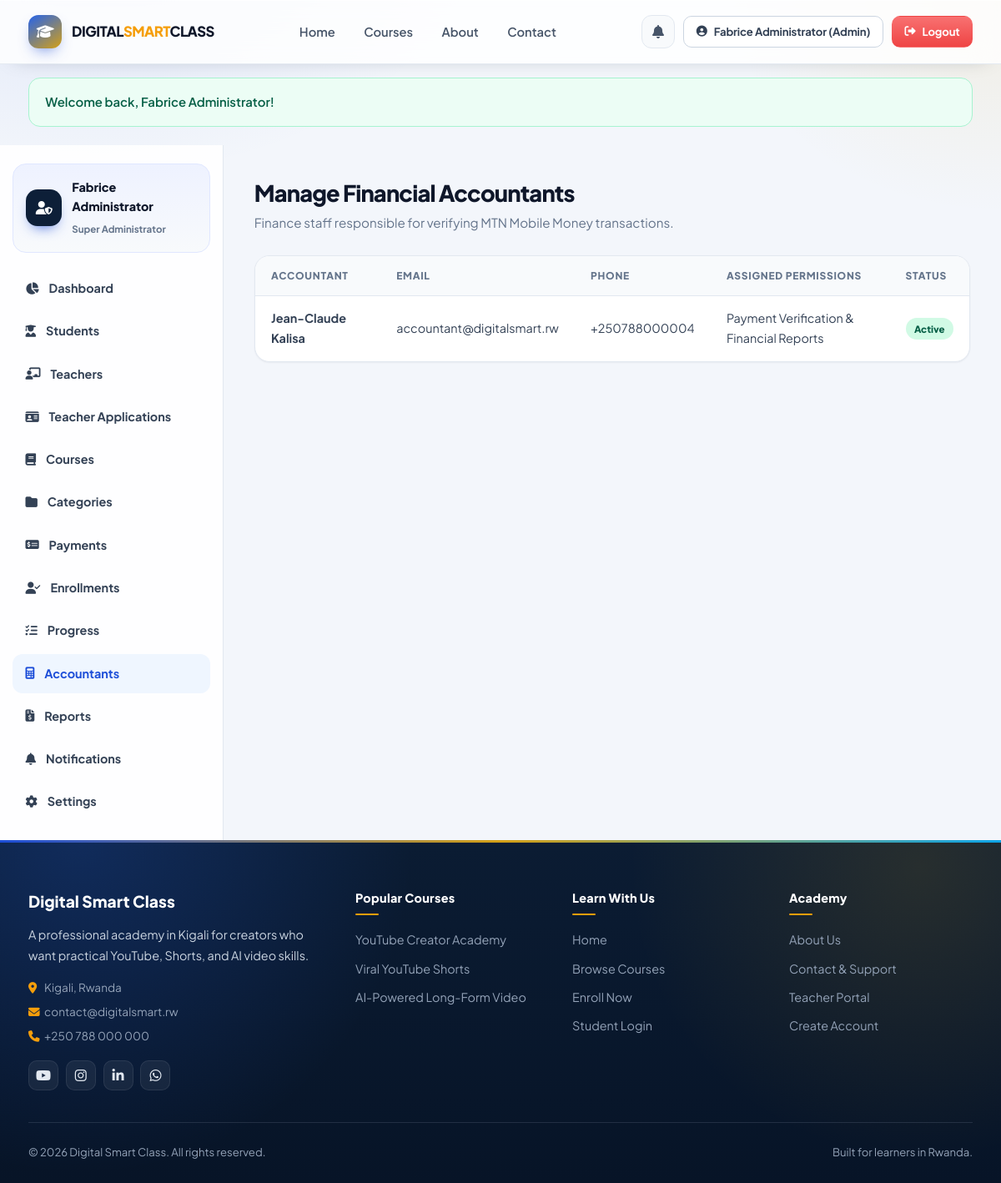
Page /admin/accountants.php (signed in) on the committed database.
### tables this page shows
CREATE TABLE IF NOT EXISTS `users` (
    `id` INT AUTO_INCREMENT PRIMARY KEY,
    `role_id` INT NOT NULL DEFAULT 3,
    `full_name` VARCHAR(120) NOT NULL,
    `email` VARCHAR(120) NOT NULL UNIQUE,
    `phone` VARCHAR(30) NULL,
    `password` VARCHAR(255) NOT NULL,
    `avatar` VARCHAR(255) DEFAULT 'assets/images/default-avatar.png',
    `qualification` VARCHAR(200) NULL,
    `experience` VARCHAR(100) NULL,
    `address` VARCHAR(255) NULL,
    `status` ENUM('active', 'inactive', 'suspended', 'pending') DEFAULT 'active',
    `created_at` TIMESTAMP DEFAULT CURRENT_TIMESTAMP,
    `updated_at` TIMESTAMP DEFAULT CURRENT_TIMESTAMP ON UPDATE CURRENT_TIMESTAMP,
    FOREIGN KEY (`role_id`) REFERENCES `roles`(`id`) ON DELETE CASCADE
);

### includes/auth.php (called while the page is built, shortened)
<?php
function is_logged_in() {
    return isset($_SESSION['user_id']) && !empty($_SESSION['user_id']);
}
function current_user() {
    return [
        'id'        => $_SESSION['user_id'],
        'role'      => $_SESSION['user_role'] ?? 'student',
        'role_id'   => $_SESSION['user_role_id'] ?? 3,
        'full_name' => $_SESSION['user_name'] ?? 'User',
        'email'     => $_SESSION['user_email'] ?? '',
    ];
}

### config/database.php (called while the page is built, shortened)
<?php
function site_url($path = '') {
    $protocol = (!empty($_SERVER['HTTPS']) && $_SERVER['HTTPS'] !== 'off') ? "https://" : "http://";
    $host = $_SERVER['HTTP_HOST'] ?? 'localhost';
    $scriptDir = str_replace('\\', '/', dirname($_SERVER['SCRIPT_NAME']));
    $baseDir = preg_replace('/(\/(student|teacher|admin|accountant|config|includes|assets))$/', '', $scriptDir);
    $baseDir = rtrim($baseDir, '/');
    return $protocol . $host . $baseDir . '/' . ltrim($path, '/');
}

### admin/accountants.php (the view, shortened to what this page needs)
<?php
require_once __DIR__ . '/../includes/admin-auth.php';
$user = current_user();
$accountants = [];
if ($db_connected && $pdo) {
    try {
        $stmt = $pdo->query("SELECT * FROM users WHERE role_id = 4 ORDER BY id ASC");
        $accountants = $stmt->fetchAll();
    } catch (PDOException $e) {
        $accountants = [];
    }
}
require_once __DIR__ . '/../includes/header.php';
?>
<div class="dashboard-layout">
    <aside class="sidebar">
        <div class="sidebar-user">
            <div class="sidebar-user-avatar" style="background: var(--dark-surface);"><i class="fas fa-user-shield"></i></div>
            <div class="sidebar-user-info">
                <h5><?= e($user['full_name']); ?></h5>
                <span>Super Administrator</span>
            </div>
        </div>
        <ul class="sidebar-menu">
            <li class="sidebar-item"><a href="<?= site_url('admin/dashboard.php'); ?>"><i class="fas fa-chart-pie"></i> Dashboard</a></li>
            <li class="sidebar-item"><a href="<?= site_url('admin/students.php'); ?>"><i class="fas fa-user-graduate"></i> Students</a></li>
            <li class="sidebar-item"><a href="<?= site_url('admin/teachers.php'); ?>"><i class="fas fa-chalkboard-teacher"></i> Teachers</a></li>
            <li class="sidebar-item"><a href="<?= site_url('admin/teacher-applications.php'); ?>"><i class="fas fa-id-card"></i> Teacher Applications</a></li>
            <li class="sidebar-item"><a href="<?= site_url('admin/courses.php'); ?>"><i class="fas fa-book"></i> Courses</a></li>
            <li class="sidebar-item"><a href="<?= site_url('admin/categories.php'); ?>"><i class="fas fa-folder"></i> Categories</a></li>
            <li class="sidebar-item"><a href="<?= site_url('admin/payments.php'); ?>"><i class="fas fa-money-check-alt"></i> Payments</a></li>
            <li class="sidebar-item"><a href="<?= site_url('admin/enrollments.php'); ?>"><i class="fas fa-user-check"></i> Enrollments</a></li>
            <li class="sidebar-item"><a href="<?= site_url('admin/progress.php'); ?>"><i class="fas fa-tasks"></i> Progress</a></li>
            <li class="sidebar-item active"><a href="<?= site_url('admin/accountants.php'); ?>"><i class="fas fa-calculator"></i> Accountants</a></li>
            <li class="sidebar-item"><a href="<?= site_url('admin/reports.php'); ?>"><i class="fas fa-file-invoice-dollar"></i> Reports</a></li>
            <li class="sidebar-item"><a href="<?= site_url('admin/notifications.php'); ?>"><i class="fas fa-bell"></i> Notifications</a></li>
            <li class="sidebar-item"><a href="<?= site_url('admin/settings.php'); ?>"><i class="fas fa-cog"></i> Settings</a></li>
        </ul>
    </aside>
    <main class="dashboard-main">
        <div class="dashboard-title-bar">
            <div>
                <h2>Manage Financial Accountants</h2>
                <p style="color: var(--gray-500); font-size: 0.95rem;">Finance staff responsible for verifying MTN Mobile Money transactions.</p>
            </div>
        </div>
        <div class="table-card">
            <div class="table-responsive">
                <table>
                    <thead>
                        <tr>
                            <th>Accountant</th>
                            <th>Email</th>
                            <th>Phone</th>
                            <th>Assigned Permissions</th>
                            <th>Status</th>
                        </tr>
                    </thead>
                    <tbody>
                        <?php if (empty($accountants)): ?>
                            <tr>
                                <td><strong>Jean-Claude Kalisa</strong></td>
                                <td>accountant@digitalsmart.rw</td>
                                <td>+250788000004</td>
                                <td>Verify Payments, Revenue Ledger, Reports</td>
                                <td><span class="badge badge-active">Active</span></td>
                            </tr>
                        <?php else: ?>
                            <?php foreach ($accountants as $acc): ?>
                                <tr>
                                    <td><strong><?= e($acc['full_name']); ?></strong></td>
                                    <td><?= e($acc['email']); ?></td>
                                    <td><?= e($acc['phone'] ?: 'N/A'); ?></td>
                                    <td>Payment Verification & Financial Reports</td>
                                    <td><span class="badge badge-<?= $acc['status']; ?>"><?= e(ucfirst($acc['status'])); ?></span></td>
                                </tr>
                            <?php endforeach; ?>
                        <?php endif; ?>
                    </tbody>
                </table>
            </div>
        </div>
    </main>
</div>
<?php require_once __DIR__ . '/../includes/footer.php'; ?>

### assets/css/style.css (style rules this page uses)
:root { --primary: #1d4ed8; --primary-hover: #1e3a8a; --primary-light: #eff6ff; --primary-soft: rgba(29, 78, 216, 0.12); --secondary: #0ea5e9; --accent: #f59e0b; --accent-soft: rgba(212, 160, 23, 0.16); --teal: #0d9488; --violet: #7c3aed; --success: #059669; --danger: #dc2626; --dark: #071427; --dark-surface: #0d1f38; --gray-50: #f8fafc; --gray-100: #f1f5f9; --gray-200: #e2e8f0; --gray-300: #cbd5e1; --gray-400: #94a3b8; --gray-500: #64748b; --gray-600: #475569; --gray-700: #334155; --gray-800: #1e293b; --gray-900: #0f172a; --white: #ffffff; --radius-sm: 8px; --radius-md: 12px; --radius-lg: 20px; --radius-xl: 28px; --radius-full: 9999px; --shadow-sm: 0 1px 2px rgba(15, 23, 42, 0.05); --shadow-md: 0 8px 24px -12px rgba(15, 23, 42, 0.18); --shadow-lg: 0 18px 40px -20px rgba(15, 23, 42, 0.28); --shadow-xl: 0 28px 60px -24px rgba(29, 78, 216, 0.32); --transition: all 0.28s cubic-bezier(0.4, 0, 0.2, 1); --font: "Plus Jakarta Sans", "Segoe UI", sans-serif; }
* { margin: 0; padding: 0; box-sizing: border-box; }
html { scroll-behavior: smooth; }
body { font-family: var(--font); background-color: #f3f6fb; background-image: radial-gradient(ellipse 80% 50% at 10% -10%, rgba(29, 78, 216, 0.12), transparent 50%), radial-gradient(ellipse 60% 40% at 100% 0%, rgba(212, 160, 23, 0.10), transparent 45%); color: var(--gray-800); line-height: 1.65; min-height: 100vh; display: flex; flex-direction: column; -webkit-font-smoothing: antialiased; }
a { color: var(--primary); text-decoration: none; transition: var(--transition); }
.dashboard-layout { display: flex; min-height: calc(100vh - 76px); }
.sidebar { width: 268px; background: rgba(255, 255, 255, 0.9); border-right: 1px solid var(--gray-200); padding: 1.4rem 0.95rem; display: flex; flex-direction: column; }
.sidebar-user { padding: 0.95rem; background: linear-gradient(180deg, #eef2ff, #f8fafc); border: 1px solid #e0e7ff; border-radius: 16px; margin-bottom: 1.25rem; display: flex; align-items: center; gap: 0.75rem; }
.sidebar-user-avatar { width: 44px; height: 44px; border-radius: 14px; background: linear-gradient(145deg, #3b82f6, #1d4ed8); color: var(--white); display: flex; align-items: center; justify-content: center; font-weight: 700; box-shadow: 0 8px 16px -8px rgba(29, 78, 216, 0.9); }
.sidebar-user-info h5 { font-size: 0.9rem; font-weight: 800; color: var(--gray-900); }
.sidebar-user-info span { font-size: 0.72rem; color: var(--gray-500); text-transform: capitalize; font-weight: 700; }
.sidebar-menu { list-style: none; display: flex; flex-direction: column; gap: 0.28rem; flex: 1; }
.sidebar-item a { display: flex; align-items: center; gap: 0.75rem; padding: 0.72rem 0.95rem; border-radius: 12px; font-weight: 650; font-size: 0.9rem; color: var(--gray-700); }
.sidebar-item a:hover, .sidebar-item.active a { background: var(--primary-light); color: var(--primary); }
.dashboard-main { flex: 1; padding: 2.2rem 2.3rem; background: transparent; }
.dashboard-title-bar { display: flex; align-items: center; justify-content: space-between; margin-bottom: 1.7rem; gap: 1rem; }
.dashboard-title-bar h2 { font-size: 1.7rem; font-weight: 800; color: var(--gray-900); letter-spacing: -0.03em; }
.table-card { background: var(--white); border: 1px solid var(--gray-200); border-radius: 18px; box-shadow: var(--shadow-sm); overflow: hidden; }
.table-responsive { width: 100%; overflow-x: auto; }
table { width: 100%; border-collapse: collapse; text-align: left; }
th { background: #f8fafc; padding: 0.85rem 1.2rem; font-size: 0.75rem; font-weight: 800; color: var(--gray-500); text-transform: uppercase; letter-spacing: 0.06em; border-bottom: 1px solid var(--gray-200); }
td { padding: 0.95rem 1.2rem; border-bottom: 1px solid var(--gray-100); font-size: 0.9rem; color: var(--gray-700); }
tr:last-child td { border-bottom: none; }
.badge { display: inline-block; padding: 0.22rem 0.65rem; border-radius: var(--radius-full); font-size: 0.72rem; font-weight: 800; text-transform: capitalize; }
.badge-approved, .badge-active { background: #d1fae5; color: #065f46; }

### rows in the picture
users: full_name "Jean-Claude Kalisa", email "accountant@digitalsmart.rw", phone "+250788000004", status "Active"

### other values in the picture
$currentUser['full_name'] "Fabrice Administrator"
$roleLabel "Admin"
$msg "Welcome back, Fabrice Administrator!"
$user['full_name'] "Fabrice Administrator"
